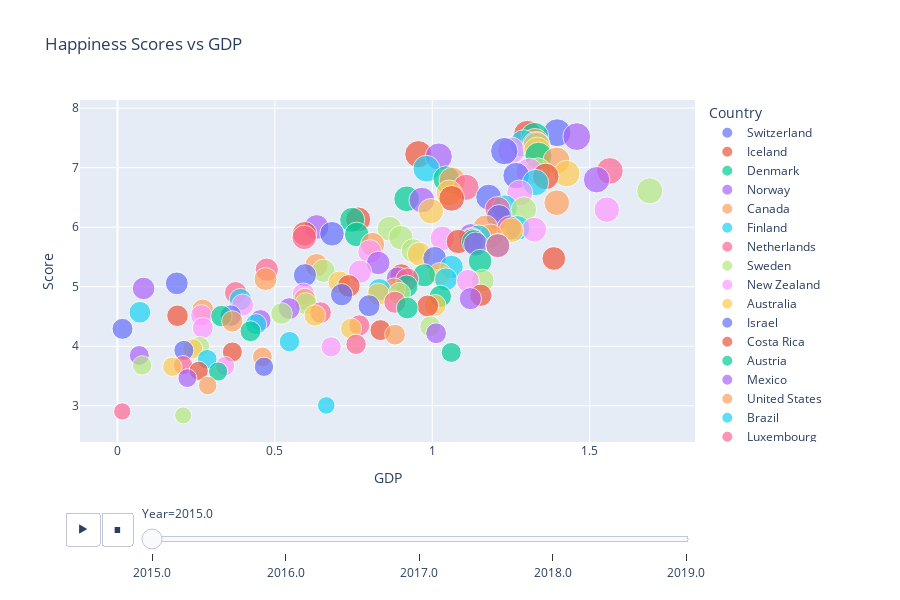

Notebook source saved alongside this figure:
### Markdown cell above
As expected. For all years happiness relies on GDP , family and life expectancy. However, as you can see GDP and Life expectancy has a high correlation and high variance inflation factor score. We might not be sure about which one effects happiness the most. 

Now let's plot happiest and unhappiest countries:

### Code cell
px.scatter(data_frame = happiness,
           x = 'GDP', 
           y = 'Score', 
           animation_frame = 'Year',
           animation_group = 'Country',
           size = 'Score', 
           color = 'Country', 
           hover_name = 'Rank',
           height = 600, 
           title = 'Happiness Scores vs GDP')
